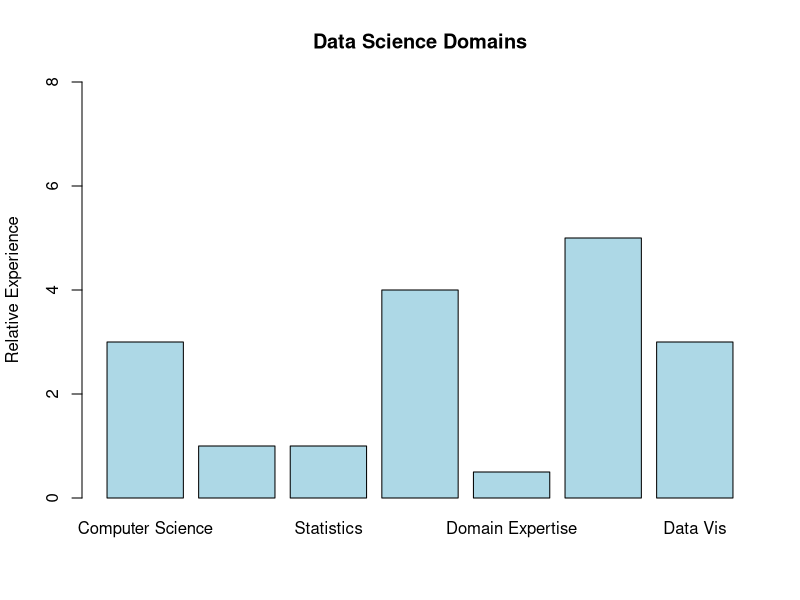
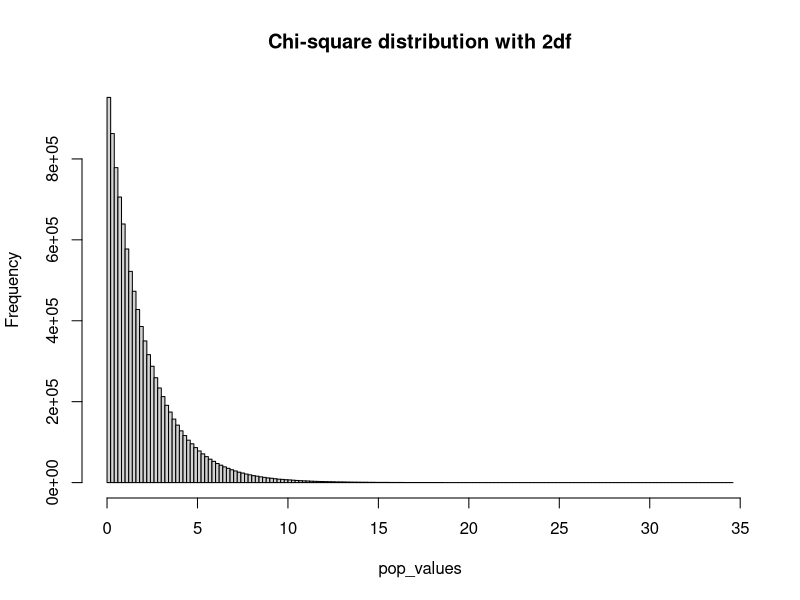

R code for these plots, in order: (Note: a time limit stopped this script after it produced the figures.)
## ---- chunk 1
knitr::opts_chunk$set(echo = TRUE)
## ---- chunk 2
# Relative Data Science experience (scale: 1-8).
relative_exp = c(3,1,1,4,.5,5,3)
# Define the domains.
domains = c("Computer Science","Math","Statistics","Machine Learning","Domain Expertise","Communication", "Data Vis")

# Create the data frame.
df3 = data.frame(Relative_Experience = relative_exp, Domain = domains)
df3

# Alter margin size to fit labels.
#par(mar=c(4,3,3,4))

# Create a barplot with relative experience on the y axis and the x axis divided by domain.
barplot( df3$Relative_Experience, ylim = c(0, 8), names.arg = df3$Domain, las=0, font.axis=1, col="lightblue", ylab="Relative Experience", main="Data Science Domains")

## ---- chunk 3
set.seed(5000)                                    # Set seed to make example reproducibile
N <- 10000000                                     # Specify sample size (population)

pop_values <- rchisq(N, df = 2)                   # Draw N chi squared distributed values
pop_values                                          # with selected degrees of freedom

hist(pop_values,                                  # Plot of randomly drawn chisq density
     breaks = 200,
     main = "Chi-square distribution with 2df")
## ---- chunk 4
# Find the standard deviation of a vector
pop_sd <- sd(c(pop_values))
pop_sd

pop_m <- mean(c(pop_values))
pop_m

# --------------Alternative--------------------------------
# Create a data frame
pop_df <- data.frame(points = c(pop_values))
#pop_df
# Find the standard deviation of a column
pop_df_sd <- sd(pop_df$points)
# Find the mean of a column
pop_df_m <- mean(pop_df$points)
#pop_df_sd
#pop_df_m

# aggregate several columns
#aggregate(pop_df.points, list(pop_df$names), FUN=sd)

lotto1 <- sample(c(pop_values), 50, replace = FALSE)

lotto1

## ---- chunk 5

set.seed(100)

# Sample size of 50
# create empty to hold the means
sample_means <- c( )
for(i in 1:10000){
        sample_means[i] <- mean(sample(c(pop_values), 50, replace = TRUE))
}
hist(sample_means, xlim = c(0,5), main = "Sample Size of 50", xlab = "Sample Means")
mean_samp_all <-mean(sample_means)
mean_samp_all

sd_samp_all <-sd(sample_means)
sd_samp_all

## ---- chunk 6

#df = read.table("/Users/bivin/Desktop/OLD COMPUTER ARCHIVES/KadAfrica/MSDS/DDS/MSDS 6306/Unit 5/yob2016.txt",stringsAsFactors = FALSE,header = FALSE,sep = ";")
n1 = 50 # sample size per sample for 1st distribution
n2 = 50 # sample size per sample for 2nd distribution (we will compare these distribuions) 
simulations = 10000 #number of samples and thus number of xbars we will generate.  
mu = 2.005591; # mean parameter for use with normal distribuions
sigma = 0.2827237; # standard deviation parameter for use with normal distribuions
## ---- chunk 7
xbar_holder1 = numeric(simulations) # This will hold all the sample means for the first distribution.
xbar_holder2 = numeric(simulations) # This will hold all the sample means for the second distribution.
## ---- chunk 8
for (i in 1:simulations)
{ 
  sample1 = rnorm(n1,mean = mu, sd = sigma)
  sample2 = rnorm(n2,mean = mu, sd = sigma)
  xbar1 = mean(sample1)
  xbar2 = mean(sample2)
  xbar_holder1[i] = xbar1
  xbar_holder2[i] = xbar2
  
}
  #xbar_holder1
  x_holder1_Mean <-mean(xbar_holder1)
  x_holder1_sd <-sd(xbar_holder1)
  x_holder1_Mean
  x_holder1_sd
  x_holder2_Mean <-mean(xbar_holder2)
  x_holder2_sd <-sd(xbar_holder2)
  x_holder2_Mean
  x_holder2_sd
  #xbar_holder2
## ---- chunk 9
par(mfrow = c(2,1))
hist(xbar_holder1, col = "blue", main = paste("Distribution of the sample mean: n = ", n1), xlab = "Dist 1 Sample Means", xlim = c(1.5,2.5))
hist(xbar_holder2, col = "red", main = paste("Distribution of the sample mean: n = ", n2), xlab = "Dist 2 Sample Means", xlim = c(1.5,2.5))
## ---- chunk 10
# Install and load the ggplot2 library if not already installed
if (!require(ggplot2)) {
  install.packages("ggplot2")
}
library(ggplot2)

# Set the seed for reproducibility
set.seed(123)

# Generate data from a chi-square distribution with 2 degrees of freedom
population_size <- 10000000
degrees_of_freedom <- 2
data <- rchisq(population_size, df = degrees_of_freedom)

# Create a histogram using ggplot2
ggplot(data.frame(x = data), aes(x)) +
  geom_histogram(binwidth = 0.5, fill = "blue", color = "black") +
  labs(title = "Histogram of Chi-Square Distribution (2 degrees of freedom)",
       x = "Value", y = "Frequency") +
  theme_minimal()
## ---- chunk 11
pop_sd <- sd(c(data))
pop_sd

pop_m <- mean(c(data))
pop_m
## ---- chunk 12
# Install and load the ggplot2 library if not already installed
if (!require(ggplot2)) {
  install.packages("ggplot2")
}
library(ggplot2)

# Set the seed for reproducibility
set.seed(123)

# Parameters
population_size <- 10000000
sample_size <- 50
num_samples <- 10000

# Generate data from a chi-square distribution with 2 degrees of freedom
data <- rchisq(population_size, df = 2)

# Initialize a vector to store sample means
sample_means <- numeric(num_samples)

# Draw 10,000 sample means of size 50 and store them in the vector
for (i in 1:num_samples) {
  sample <- sample(data, size = sample_size)
  sample_means[i] <- mean(sample)
}

# Create a histogram of the sample means using ggplot2
ggplot(data.frame(x = sample_means), aes(x)) +
  geom_histogram(binwidth = 0.1, fill = "blue", color = "black") +
  labs(title = "Sampling Distribution of Sample Means",
       x = "Sample Mean", y = "Frequency") +
  theme_minimal()

## ---- chunk 13
# Calculate the mean and standard deviation of the 10,000 sample means
mean_sample_means <- mean(sample_means)
sd_sample_means <- sd(sample_means)

# Print the results
cat("Mean of the sample means:", mean_sample_means, "\n")
cat("Standard deviation of the sample means:", sd_sample_means, "\n")
## ---- chunk 14
n1 = 50 # sample size per sample for 1st distribution
n2 = 50 # sample size per sample for 2nd distribution (we will compare these distributions) 
simulations = 10000 # number of samples and thus number of xbars we will generate.  
mu = 2.005591; # mean parameter for use with normal distributions
sigma = 0.2827237; # standard deviation parameter for use with normal distributions

xbar_holder1 = numeric(simulations) # This will hold all the sample means for the first distribution.
xbar_holder2 = numeric(simulations) # This will hold all the sample means for the second distribution.
sd_holder1 = numeric(simulations)   # This will hold all the sample standard deviations for the first distribution.
sd_holder2 = numeric(simulations)   # This will hold all the sample standard deviations for the second distribution.

for (i in 1:simulations) { 
  sample1 = rnorm(n1, mean = mu, sd = sigma)
  sample2 = rnorm(n2, mean = mu, sd = sigma)
  xbar1 = mean(sample1)
  xbar2 = mean(sample2)
  sd1 = sd(sample1)
  sd2 = sd(sample2)
  
  xbar_holder1[i] = xbar1
  xbar_holder2[i] = xbar2
  sd_holder1[i] = sd1
  sd_holder2[i] = sd2
}

par(mfrow = c(2, 2))

hist(xbar_holder1, col = "blue", main = paste("Distribution of Sample Mean (n =", n1, ")"), xlab = "Sample Mean", xlim = c(1.5, 2.5))
hist(xbar_holder2, col = "red", main = paste("Distribution of Sample Mean (n =", n2, ")"), xlab = "Sample Mean", xlim = c(1.5, 2.5))

hist(sd_holder1, col = "blue", main = paste("Distribution of Sample SD (n =", n1, ")"), xlab = "Sample Standard Deviation", xlim = c(0.1, 0.5))
hist(sd_holder2, col = "red", main = paste("Distribution of Sample SD (n =", n2, ")"), xlab = "Sample Standard Deviation", xlim = c(0.1, 0.5))
## ---- chunk 15
par(mfrow = c(2, 1))
hist(xbar_holder1, col = "blue", main = paste("Distribution of Sample Mean (n =", n1, ")"), xlab = "Sample Mean", xlim = c(1.5, 2.5))
hist(xbar_holder2, col = "red", main = paste("Distribution of Sample Mean (n =", n2, ")"), xlab = "Sample Mean", xlim = c(1.5, 2.5))
## ---- chunk 16
#define vector of turtle weights
patron_ages <- c(25, 19, 37, 29, 40, 28, 31)
n <- length(patron_ages) # total samples
m_ages <- mean(patron_ages) # xbar - sample mean

# Variance in the sample data - called S2
# If you are finding the population variance then append *(n-1)/n to var(data)
variance_ages <- var(patron_ages) 

cat("Patrons' mean age is :", m_ages, "\n")
cat("The variance in the data is :", variance_ages, "\n")

# T- (value) statistic
t_obs = (m_ages - 21)/(sqrt(variance_ages/n))
cat("The T-statistic is :", t_obs, "\n")

#perform one sample t-test
t.test(x = patron_ages, alternative="two.sided", mu = 21, conf.level=0.95)

## ---- chunk 17
# If the p-value < the alpha (True) you will fail to reject the H0. If the p-value > than the alpha (False) you reject the null hypothesis.
.01622 < .025
